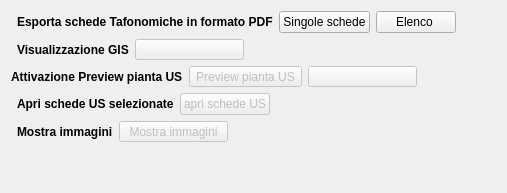
       <widget class="QWidget" name="tab_4">
        <attribute name="title">
         <string>Tools</string>
        </attribute>
        <layout class="QGridLayout" name="gridLayout_8">
         <item row="1" column="1">
          <layout class="QHBoxLayout" name="horizontalLayout_6">
           <item>
            <widget class="QLabel" name="label_38">
             <property name="font">
              <font>
               <weight>75</weight>
               <bold>true</bold>
              </font>
             </property>
             <property name="text">
              <string>Visualizzazione GIS</string>
             </property>
            </widget>
           </item>
           <item>
            <widget class="QToolButton" name="toolButtonGis">
             <property name="enabled">
              <bool>false</bool>
             </property>
             <property name="minimumSize">
              <size>
               <width>109</width>
               <height>0</height>
              </size>
             </property>
             <property name="toolTip">
              <string/>
             </property>
             <property name="text">
              <string/>
             </property>
             <property name="icon">
              <iconset resource="resources.qrc">
               <normaloff>:/images/GIS.png</normaloff>:/images/GIS.png</iconset>
             </property>
             <property name="shortcut">
              <string>Ctrl+G</string>
             </property>
             <property name="checkable">
              <bool>true</bool>
             </property>
             <property name="checked">
              <bool>false</bool>
             </property>
             <property name="toolButtonStyle">
              <enum>Qt::ToolButtonTextOnly</enum>
             </property>
             <property name="arrowType">
              <enum>Qt::NoArrow</enum>
             </property>
            </widget>
           </item>
           <item>
            <spacer name="horizontalSpacer_6">
             <property name="orientation">
              <enum>Qt::Horizontal</enum>
             </property>
             <property name="sizeHint" stdset="0">
              <size>
               <width>40</width>
               <height>20</height>
              </size>
             </property>
            </spacer>
           </item>
          </layout>
         </item>
         <item row="2" column="0" colspan="2">
          <layout class="QHBoxLayout" name="horizontalLayout_7">
           <item>
            <widget class="QLabel" name="label_39">
             <property name="font">
              <font>
               <weight>75</weight>
               <bold>true</bold>
              </font>
             </property>
             <property name="text">
              <string>Attivazione Preview pianta US</string>
             </property>
            </widget>
           </item>
           <item>
            <widget class="QToolButton" name="toolButtonPreview">
             <property name="enabled">
              <bool>false</bool>
             </property>
             <property name="toolTip">
              <string/>
             </property>
             <property name="text">
              <string>Preview pianta US</string>
             </property>
             <property name="icon">
              <iconset resource="resources.qrc">
               <normaloff>:/images/GIS.png</normaloff>:/images/GIS.png</iconset>
             </property>
             <property name="shortcut">
              <string>Ctrl+G</string>
             </property>
             <property name="checkable">
              <bool>true</bool>
             </property>
             <property name="checked">
              <bool>false</bool>
             </property>
             <property name="toolButtonStyle">
              <enum>Qt::ToolButtonTextOnly</enum>
             </property>
             <property name="arrowType">
              <enum>Qt::NoArrow</enum>
             </property>
            </widget>
           </item>
           <item>
            <widget class="QToolButton" name="toolButtonPan">
             <property name="enabled">
              <bool>false</bool>
             </property>
             <property name="minimumSize">
              <size>
               <width>109</width>
               <height>0</height>
              </size>
             </property>
             <property name="toolTip">
              <string>Pan tool</string>
             </property>
             <property name="text">
              <string/>
             </property>
             <property name="icon">
              <iconset resource="resources.qrc">
               <normaloff>:/images/mActionPan.png</normaloff>:/images/mActionPan.png</iconset>
             </property>
             <property name="shortcut">
              <string>Ctrl+G</string>
             </property>
             <property name="checkable">
              <bool>true</bool>
             </property>
             <property name="checked">
              <bool>false</bool>
             </property>
             <property name="toolButtonStyle">
              <enum>Qt::ToolButtonTextOnly</enum>
             </property>
             <property name="arrowType">
              <enum>Qt::NoArrow</enum>
             </property>
            </widget>
           </item>
           <item>
            <spacer name="horizontalSpacer_14">
             <property name="orientation">
              <enum>Qt::Horizontal</enum>
             </property>
             <property name="sizeHint" stdset="0">
              <size>
               <width>40</width>
               <height>20</height>
              </size>
             </property>
            </spacer>
           </item>
          </layout>
         </item>
         <item row="5" column="1">
          <layout class="QHBoxLayout" name="horizontalLayout_10">
           <item>
            <widget class="QLabel" name="label_44">
             <property name="font">
              <font>
               <weight>75</weight>
               <bold>true</bold>
              </font>
             </property>
             <property name="text">
              <string>Mostra immagini</string>
             </property>
            </widget>
           </item>
           <item>
            <widget class="QToolButton" name="toolButtonPreviewMedia">
             <property name="enabled">
              <bool>false</bool>
             </property>
             <property name="minimumSize">
              <size>
               <width>109</width>
               <height>0</height>
              </size>
             </property>
             <property name="text">
              <string>Mostra immagini</string>
             </property>
             <property name="icon">
              <iconset resource="resources.qrc">
               <normaloff>:/images/photo.png</normaloff>:/images/photo.png</iconset>
             </property>
             <property name="checkable">
              <bool>true</bool>
             </property>
            </widget>
           </item>
           <item>
            <spacer name="horizontalSpacer_9">
             <property name="orientation">
              <enum>Qt::Horizontal</enum>
             </property>
             <property name="sizeHint" stdset="0">
              <size>
               <width>40</width>
               <height>20</height>
              </size>
             </property>
            </spacer>
           </item>
          </layout>
         </item>
         <item row="0" column="1">
          <layout class="QHBoxLayout" name="horizontalLayout_9">
           <item>
            <widget class="QLabel" name="label_41">
             <property name="font">
              <font>
               <weight>75</weight>
               <bold>true</bold>
              </font>
             </property>
             <property name="text">
              <string>Esporta schede Tafonomiche in formato PDF</string>
             </property>
            </widget>
           </item>
           <item>
            <widget class="QPushButton" name="pushButton_pdf_exp">
             <property name="enabled">
              <bool>true</bool>
             </property>
             <property name="font">
              <font>
               <pointsize>9</pointsize>
              </font>
             </property>
             <property name="toolTip">
              <string>Export PDF</string>
             </property>
             <property name="text">
              <string>Singole schede</string>
             </property>
             <property name="icon">
              <iconset resource="resources.qrc">
               <normaloff>:/images/sheet.png</normaloff>:/images/sheet.png</iconset>
             </property>
            </widget>
           </item>
           <item>
            <widget class="QPushButton" name="pushButton_exp_index">
             <property name="enabled">
              <bool>true</bool>
             </property>
             <property name="font">
              <font>
               <pointsize>9</pointsize>
              </font>
             </property>
             <property name="text">
              <string>Elenco </string>
             </property>
             <property name="icon">
              <iconset resource="resources.qrc">
               <normaloff>:/images/sheet.png</normaloff>:/images/sheet.png</iconset>
             </property>
            </widget>
           </item>
           <item>
            <spacer name="horizontalSpacer_16">
             <property name="orientation">
              <enum>Qt::Horizontal</enum>
             </property>
             <property name="sizeHint" stdset="0">
              <size>
               <width>40</width>
               <height>20</height>
              </size>
             </property>
            </spacer>
           </item>
          </layout>
         </item>
         <item row="3" column="1">
          <layout class="QHBoxLayout" name="horizontalLayout_8">
           <item>
            <widget class="QLabel" name="label_40">
             <property name="font">
              <font>
               <weight>75</weight>
               <bold>true</bold>
              </font>
             </property>
             <property name="text">
              <string>Apri schede US selezionate</string>
             </property>
            </widget>
           </item>
           <item>
            <widget class="QPushButton" name="pushButton_showSelectedFeatures">
             <property name="enabled">
              <bool>false</bool>
             </property>
             <property name="font">
              <font>
               <pointsize>9</pointsize>
              </font>
             </property>
             <property name="toolTip">
              <string>Show Selcted Features</string>
             </property>
             <property name="text">
              <string>apri schede US</string>
             </property>
             <property name="icon">
              <iconset resource="resources.qrc">
               <normaloff>:/images/sheet.png</normaloff>:/images/sheet.png</iconset>
             </property>
            </widget>
           </item>
           <item>
            <spacer name="horizontalSpacer_15">
             <property name="orientation">
              <enum>Qt::Horizontal</enum>
             </property>
             <property name="sizeHint" stdset="0">
              <size>
               <width>40</width>
               <height>20</height>
              </size>
             </property>
            </spacer>
           </item>
          </layout>
         </item>
         <item row="6" column="1">
          <spacer name="verticalSpacer_3">
           <property name="orientation">
            <enum>Qt::Vertical</enum>
           </property>
           <property name="sizeHint" stdset="0">
            <size>
             <width>20</width>
             <height>40</height>
            </size>
           </property>
          </spacer>
         </item>
        </layout>
       </widget>
